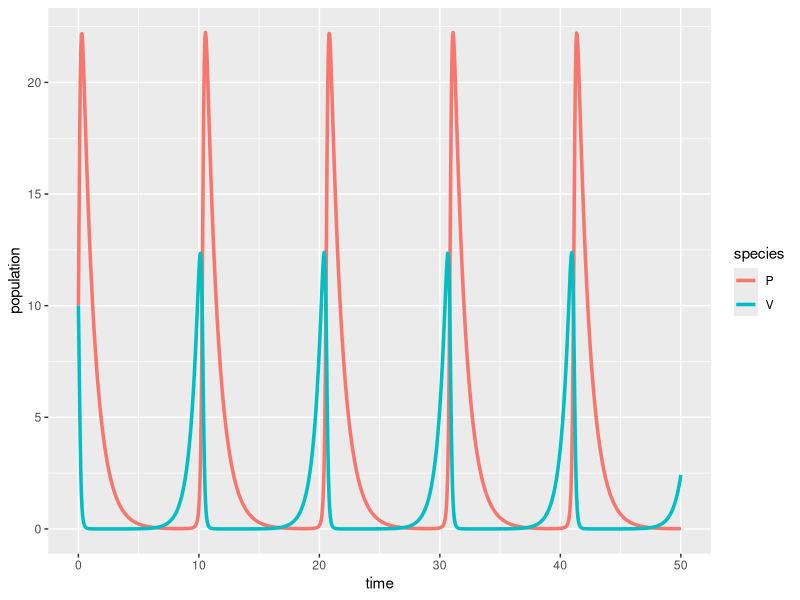

Generate this figure with R:
## ---- chunk 1
#| message: false
#| warning: false
# load libraries ----
library(tidyverse)
library(deSolve)
library(kableExtra)
## ---- chunk 2
# Create a sequence of times (days) ----
time <- seq(from = 0, to = 50, by = 0.05)

# Set some parameter values (these can change - keep it in mind) ----
parameters <- c(r = 1.5, alpha = 0.5, beta = 0.8, q = 1)

# Set the initial condition (prey and predator populations at t = 0) ----
# Recall: V = prey, P = predator
init_cond <- c(V = 10, P = 10)

# Prepare the series of differential equations as a function ----
lv_equations <- function(time, init_cond, parameters) {
  with(as.list(c(init_cond, parameters)), {
    
    dVdt = r * V - alpha * V * P
    dPdt = beta * V * P - q * P
    
    return(list(c(dVdt, dPdt)))
  })
}

# Find the approximate the solution using `deSolve::ode()` ----
approx_lv <- ode(y = init_cond,
                 times = time, 
                 func = lv_equations, 
                 parms = parameters)

# Check the class ----
class(approx_lv)

# We really want this to be a data frame, AND we want both prey (V) and predator (P) to be in the same column -- we'll learn why in EDS 221 (tidy data) ----
approx_lk_df <- data.frame(approx_lv) |> 
  pivot_longer(cols = c(V, P), names_to = "species", values_to = "population")

# Plot it ----
ggplot(data = approx_lk_df, aes(x = time, y = population)) +
  geom_line(aes(color = species), linewidth = 1.2)
